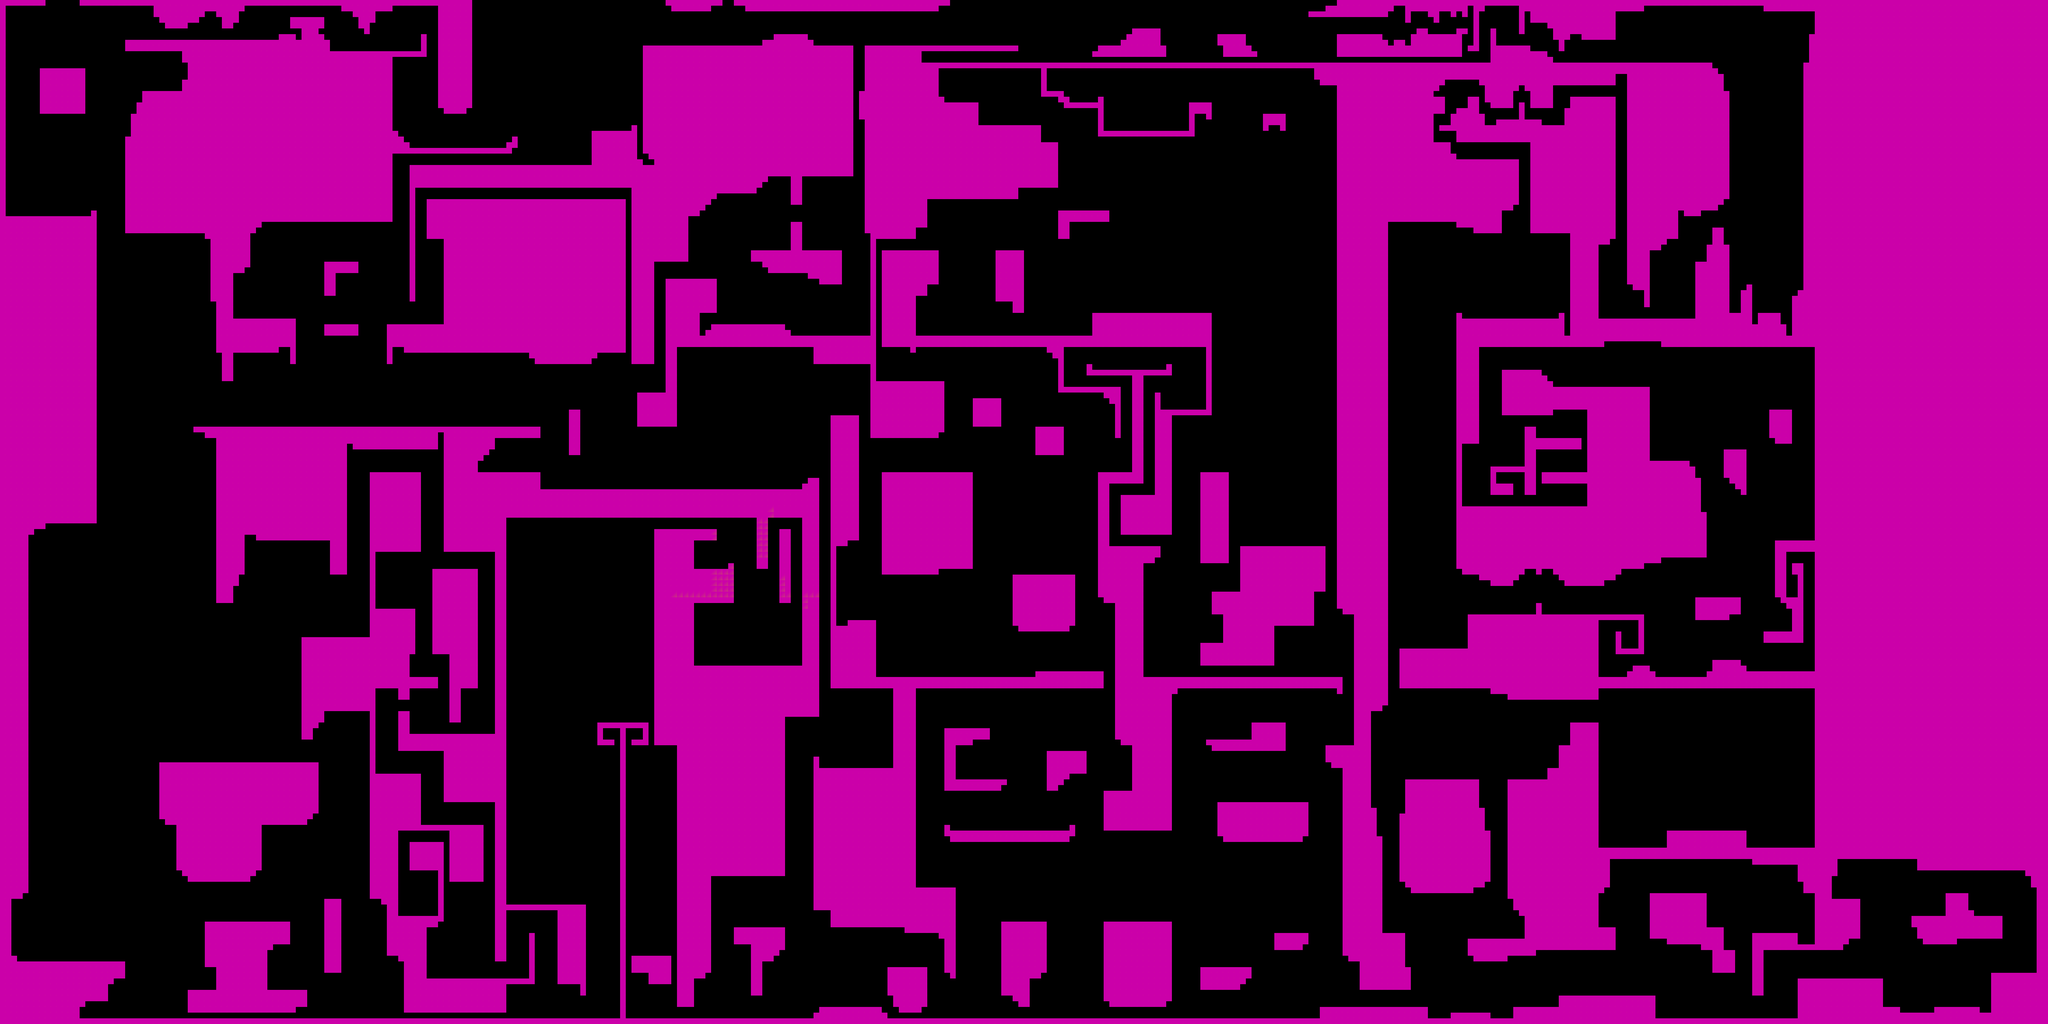

A 2D game scene composited from a Tiled map and its tileset images. What follows is a short description and the map's XML, with each tile layer's data collapsed to a summary:
An orthogonal 360x180 tile map with 16x16 px tiles, 1 tile layer (solids), 1 hidden layer not drawn and 34 objects (28x water, 2x decoration, player, hide behind leaf, village, ...).

<map version="1.0" orientation="orthogonal" renderorder="right-down" width="360" height="180" tilewidth="16" tileheight="16" nextobjectid="57">
 <tileset firstgid="1" name="tiles" tilewidth="16" tileheight="16" tilecount="16" columns="4">
  <image source="../graphics/tiles.png" width="64" height="64" />
 </tileset>
 <layer name="solids" width="360" height="180">
  <data>[64800 cells, 29492 non-empty, 2 distinct tile ids]</data>
 </layer>
 <objectgroup name="entities">
  <object id="4" name="water" type="water" x="4496" y="2376" width="192" height="8" />
  <object id="6" name="water" type="water" x="4912" y="2376" width="192" height="8" />
  <object id="7" name="water" type="water" x="5056" y="2649" width="48" height="6" />
  <object id="8" name="water" type="water" x="4016" y="2856" width="64" height="8" />
  <object id="9" name="water" type="water" x="4192" y="2856" width="64" height="8" />
  <object id="10" name="water" type="water" x="2496" y="2856" width="1216" height="8" />
  <object id="11" name="waterfall" type="decoration" x="4984" y="2078" width="50" height="300">
   <properties>
    <property name="fps" value="7" />
    <property name="isAnimated" value="true" />
    <property name="sequence" value="0,10,1,11,2,12,3,13,4,14,5,15,6,16,7,17,8,18,9,19" />
    <property name="sfx" value="waterfall" />
   </properties>
  </object>
  <object id="12" name="mist" type="decoration" x="4966" y="2350" width="75" height="54">
   <properties>
    <property name="fps" value="7" />
    <property name="isAnimated" value="true" />
    <property name="sequence" value="0,1,2,3,4" />
   </properties>
  </object>
  <object id="13" name="water" type="water" x="2672" y="2328" width="336" height="8" />
  <object id="14" name="player" type="player" x="4794" y="2312" width="12" height="24" />
  <object id="15" name="water" type="water" x="224" y="2856" width="1520" height="8" />
  <object id="16" name="water" type="water" x="2304" y="2152" width="208" height="8" />
  <object id="17" name="water" type="water" x="2464" y="1896" width="448" height="8" />
  <object id="29" name="water" type="water" x="3072" y="1032" width="208" height="8" />
  <object id="34" name="water" type="water" x="1520" y="1368" width="736" height="8" />
  <object id="35" name="water" type="water" x="3264" y="1144" width="128" height="8" />
  <object id="36" name="water" type="water" x="2352" y="1752" width="32" height="8" />
  <object id="37" name="water" type="water" x="2224" y="936" width="224" height="8" />
  <object id="38" name="water" type="water" x="1968" y="936" width="16" height="8" />
  <object id="39" name="water" type="water" x="2592" y="168" width="1600" height="8" />
  <object id="40" name="water" type="water" x="1152" y="408" width="272" height="8" />
  <object id="41" name="water" type="water" x="928" y="136" width="256" height="8" />
  <object id="42" name="water" type="water" x="16" y="600" width="240" height="8" />
  <object id="44" name="hide behind leaf" gid="16" x="1920" y="2848" width="16" height="16" />
  <object id="45" name="water" type="water" x="1952" y="1592" width="96" height="8" />
  <object id="48" name="water" type="water" x="1760" y="2856" width="528" height="8" />
  <object id="49" name="water" type="water" x="3008" y="280" width="80" height="8" />
  <object id="50" name="water" type="water" x="3104" y="360" width="240" height="8" />
  <object id="51" name="water" type="water" x="5344" y="2840" width="96" height="8" />
  <object id="52" name="water" type="water" x="5568" y="2840" width="32" height="8" />
  <object id="53" name="water" type="water" x="2576" y="936" width="496" height="8" />
  <object id="56" name="water" type="water" x="1120" y="2568" width="112" height="8" />
 </objectgroup>
 <layer name="guide" width="360" height="180" visible="0" opacity="0.49">
  <data>[64800 cells, 29995 non-empty, 1 distinct tile ids]</data>
 </layer>
 <objectgroup name="ambience" visible="0">
  <object id="27" name="village" x="3840" y="1920" width="1280" height="960" />
  <object id="28" name="ivy_garden" x="1920" y="960" width="1920" height="1920" />
 </objectgroup>
</map>
